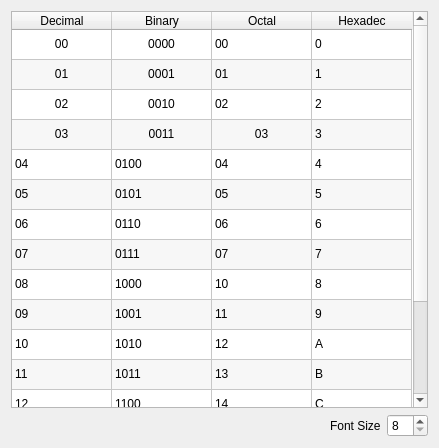
<?xml version="1.0" encoding="UTF-8"?>
<ui version="4.0">
 <class>NumberBaseChart</class>
 <widget class="QDialog" name="NumberBaseChart">
  <property name="windowModality">
   <enum>Qt::WindowModal</enum>
  </property>
  <property name="geometry">
   <rect>
    <x>0</x>
    <y>0</y>
    <width>439</width>
    <height>448</height>
   </rect>
  </property>
  <property name="windowTitle">
   <string>Unsigned Number Base Chart</string>
  </property>
  <layout class="QGridLayout" name="gridLayout">
   <item row="2" column="2">
    <widget class="QSpinBox" name="fontSizeBox">
     <property name="minimum">
      <number>8</number>
     </property>
     <property name="maximum">
      <number>14</number>
     </property>
    </widget>
   </item>
   <item row="0" column="0" colspan="3">
    <widget class="QTableWidget" name="tableWidget">
     <property name="editTriggers">
      <set>QAbstractItemView::NoEditTriggers</set>
     </property>
     <property name="dragDropOverwriteMode">
      <bool>false</bool>
     </property>
     <property name="alternatingRowColors">
      <bool>true</bool>
     </property>
     <property name="selectionBehavior">
      <enum>QAbstractItemView::SelectItems</enum>
     </property>
     <property name="textElideMode">
      <enum>Qt::ElideMiddle</enum>
     </property>
     <attribute name="horizontalHeaderVisible">
      <bool>true</bool>
     </attribute>
     <attribute name="horizontalHeaderHighlightSections">
      <bool>true</bool>
     </attribute>
     <attribute name="horizontalHeaderShowSortIndicator" stdset="0">
      <bool>false</bool>
     </attribute>
     <attribute name="verticalHeaderVisible">
      <bool>false</bool>
     </attribute>
     <attribute name="verticalHeaderHighlightSections">
      <bool>false</bool>
     </attribute>
     <row>
      <property name="text">
       <string>0</string>
      </property>
     </row>
     <row>
      <property name="text">
       <string>1</string>
      </property>
     </row>
     <row>
      <property name="text">
       <string>2</string>
      </property>
     </row>
     <row>
      <property name="text">
       <string>3</string>
      </property>
     </row>
     <row>
      <property name="text">
       <string>4</string>
      </property>
     </row>
     <row>
      <property name="text">
       <string>5</string>
      </property>
     </row>
     <row>
      <property name="text">
       <string>6</string>
      </property>
     </row>
     <row>
      <property name="text">
       <string>7</string>
      </property>
     </row>
     <row>
      <property name="text">
       <string>8</string>
      </property>
     </row>
     <row>
      <property name="text">
       <string>9</string>
      </property>
     </row>
     <row>
      <property name="text">
       <string>10</string>
      </property>
     </row>
     <row>
      <property name="text">
       <string>11</string>
      </property>
     </row>
     <row>
      <property name="text">
       <string>12</string>
      </property>
     </row>
     <row>
      <property name="text">
       <string>13</string>
      </property>
     </row>
     <row>
      <property name="text">
       <string>14</string>
      </property>
     </row>
     <row>
      <property name="text">
       <string>15</string>
      </property>
     </row>
     <column>
      <property name="text">
       <string>Decimal</string>
      </property>
      <property name="textAlignment">
       <set>AlignHCenter|AlignVCenter|AlignCenter</set>
      </property>
     </column>
     <column>
      <property name="text">
       <string>Binary</string>
      </property>
      <property name="textAlignment">
       <set>AlignHCenter|AlignVCenter|AlignCenter</set>
      </property>
     </column>
     <column>
      <property name="text">
       <string>Octal</string>
      </property>
      <property name="textAlignment">
       <set>AlignHCenter|AlignVCenter|AlignCenter</set>
      </property>
     </column>
     <column>
      <property name="text">
       <string>Hexadec</string>
      </property>
      <property name="textAlignment">
       <set>AlignHCenter|AlignVCenter|AlignCenter</set>
      </property>
     </column>
     <item row="0" column="0">
      <property name="text">
       <string>00</string>
      </property>
      <property name="textAlignment">
       <set>AlignHCenter|AlignVCenter|AlignCenter</set>
      </property>
     </item>
     <item row="0" column="1">
      <property name="text">
       <string>0000</string>
      </property>
      <property name="textAlignment">
       <set>AlignHCenter|AlignVCenter|AlignCenter</set>
      </property>
     </item>
     <item row="0" column="2">
      <property name="text">
       <string>00</string>
      </property>
     </item>
     <item row="0" column="3">
      <property name="text">
       <string>0</string>
      </property>
     </item>
     <item row="1" column="0">
      <property name="text">
       <string>01</string>
      </property>
      <property name="textAlignment">
       <set>AlignHCenter|AlignVCenter|AlignCenter</set>
      </property>
     </item>
     <item row="1" column="1">
      <property name="text">
       <string>0001</string>
      </property>
      <property name="textAlignment">
       <set>AlignHCenter|AlignVCenter|AlignCenter</set>
      </property>
     </item>
     <item row="1" column="2">
      <property name="text">
       <string>01</string>
      </property>
     </item>
     <item row="1" column="3">
      <property name="text">
       <string>1</string>
      </property>
     </item>
     <item row="2" column="0">
      <property name="text">
       <string>02</string>
      </property>
      <property name="textAlignment">
       <set>AlignHCenter|AlignVCenter|AlignCenter</set>
      </property>
     </item>
     <item row="2" column="1">
      <property name="text">
       <string>0010</string>
      </property>
      <property name="font">
       <font>
        <stylestrategy>PreferAntialias</stylestrategy>
       </font>
      </property>
      <property name="textAlignment">
       <set>AlignHCenter|AlignVCenter|AlignCenter</set>
      </property>
     </item>
     <item row="2" column="2">
      <property name="text">
       <string>02</string>
      </property>
     </item>
     <item row="2" column="3">
      <property name="text">
       <string>2</string>
      </property>
     </item>
     <item row="3" column="0">
      <property name="text">
       <string>03</string>
      </property>
      <property name="textAlignment">
       <set>AlignHCenter|AlignVCenter|AlignCenter</set>
      </property>
     </item>
     <item row="3" column="1">
      <property name="text">
       <string>0011</string>
      </property>
      <property name="textAlignment">
       <set>AlignHCenter|AlignVCenter|AlignCenter</set>
      </property>
     </item>
     <item row="3" column="2">
      <property name="text">
       <string>03</string>
      </property>
      <property name="textAlignment">
       <set>AlignHCenter|AlignVCenter|AlignCenter</set>
      </property>
     </item>
     <item row="3" column="3">
      <property name="text">
       <string>3</string>
      </property>
     </item>
     <item row="4" column="0">
      <property name="text">
       <string>04</string>
      </property>
     </item>
     <item row="4" column="1">
      <property name="text">
       <string>0100</string>
      </property>
     </item>
     <item row="4" column="2">
      <property name="text">
       <string>04</string>
      </property>
     </item>
     <item row="4" column="3">
      <property name="text">
       <string>4</string>
      </property>
     </item>
     <item row="5" column="0">
      <property name="text">
       <string>05</string>
      </property>
     </item>
     <item row="5" column="1">
      <property name="text">
       <string>0101</string>
      </property>
     </item>
     <item row="5" column="2">
      <property name="text">
       <string>05</string>
      </property>
     </item>
     <item row="5" column="3">
      <property name="text">
       <string>5</string>
      </property>
     </item>
     <item row="6" column="0">
      <property name="text">
       <string>06</string>
      </property>
     </item>
     <item row="6" column="1">
      <property name="text">
       <string>0110</string>
      </property>
     </item>
     <item row="6" column="2">
      <property name="text">
       <string>06</string>
      </property>
     </item>
     <item row="6" column="3">
      <property name="text">
       <string>6</string>
      </property>
     </item>
     <item row="7" column="0">
      <property name="text">
       <string>07</string>
      </property>
     </item>
     <item row="7" column="1">
      <property name="text">
       <string>0111</string>
      </property>
     </item>
     <item row="7" column="2">
      <property name="text">
       <string>07</string>
      </property>
     </item>
     <item row="7" column="3">
      <property name="text">
       <string>7</string>
      </property>
     </item>
     <item row="8" column="0">
      <property name="text">
       <string>08</string>
      </property>
     </item>
     <item row="8" column="1">
      <property name="text">
       <string>1000</string>
      </property>
     </item>
     <item row="8" column="2">
      <property name="text">
       <string>10</string>
      </property>
     </item>
     <item row="8" column="3">
      <property name="text">
       <string>8</string>
      </property>
     </item>
     <item row="9" column="0">
      <property name="text">
       <string>09</string>
      </property>
     </item>
     <item row="9" column="1">
      <property name="text">
       <string>1001</string>
      </property>
     </item>
     <item row="9" column="2">
      <property name="text">
       <string>11</string>
      </property>
     </item>
     <item row="9" column="3">
      <property name="text">
       <string>9</string>
      </property>
     </item>
     <item row="10" column="0">
      <property name="text">
       <string>10</string>
      </property>
     </item>
     <item row="10" column="1">
      <property name="text">
       <string>1010</string>
      </property>
     </item>
     <item row="10" column="2">
      <property name="text">
       <string>12</string>
      </property>
     </item>
     <item row="10" column="3">
      <property name="text">
       <string>A</string>
      </property>
     </item>
     <item row="11" column="0">
      <property name="text">
       <string>11</string>
      </property>
     </item>
     <item row="11" column="1">
      <property name="text">
       <string>1011</string>
      </property>
     </item>
     <item row="11" column="2">
      <property name="text">
       <string>13</string>
      </property>
     </item>
     <item row="11" column="3">
      <property name="text">
       <string>B</string>
      </property>
     </item>
     <item row="12" column="0">
      <property name="text">
       <string>12</string>
      </property>
     </item>
     <item row="12" column="1">
      <property name="text">
       <string>1100</string>
      </property>
     </item>
     <item row="12" column="2">
      <property name="text">
       <string>14</string>
      </property>
     </item>
     <item row="12" column="3">
      <property name="text">
       <string>C</string>
      </property>
     </item>
     <item row="13" column="0">
      <property name="text">
       <string>13</string>
      </property>
     </item>
     <item row="13" column="1">
      <property name="text">
       <string>1101</string>
      </property>
     </item>
     <item row="13" column="2">
      <property name="text">
       <string>15</string>
      </property>
     </item>
     <item row="13" column="3">
      <property name="text">
       <string>D</string>
      </property>
     </item>
     <item row="14" column="0">
      <property name="text">
       <string>14</string>
      </property>
     </item>
     <item row="14" column="1">
      <property name="text">
       <string>1110</string>
      </property>
     </item>
     <item row="14" column="2">
      <property name="text">
       <string>16</string>
      </property>
     </item>
     <item row="14" column="3">
      <property name="text">
       <string>E</string>
      </property>
     </item>
     <item row="15" column="0">
      <property name="text">
       <string>15</string>
      </property>
     </item>
     <item row="15" column="1">
      <property name="text">
       <string>1111</string>
      </property>
     </item>
     <item row="15" column="2">
      <property name="text">
       <string>17</string>
      </property>
     </item>
     <item row="15" column="3">
      <property name="text">
       <string>F</string>
      </property>
     </item>
    </widget>
   </item>
   <item row="2" column="0">
    <spacer name="horizontalSpacer">
     <property name="orientation">
      <enum>Qt::Horizontal</enum>
     </property>
     <property name="sizeHint" stdset="0">
      <size>
       <width>40</width>
       <height>20</height>
      </size>
     </property>
    </spacer>
   </item>
   <item row="2" column="1">
    <widget class="QLabel" name="label">
     <property name="text">
      <string>Font Size</string>
     </property>
    </widget>
   </item>
  </layout>
 </widget>
 <resources/>
 <connections/>
</ui>
